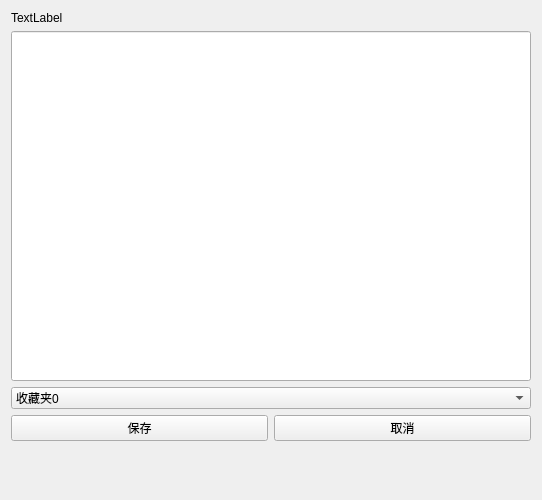
<?xml version="1.0" encoding="UTF-8"?>
<ui version="4.0">
 <class>FavoriteInfo</class>
 <widget class="QWidget" name="FavoriteInfo">
  <property name="geometry">
   <rect>
    <x>0</x>
    <y>0</y>
    <width>542</width>
    <height>500</height>
   </rect>
  </property>
  <property name="minimumSize">
   <size>
    <width>400</width>
    <height>500</height>
   </size>
  </property>
  <property name="windowTitle">
   <string>Form</string>
  </property>
  <layout class="QGridLayout" name="gridLayout_2">
   <item row="5" column="0">
    <spacer name="verticalSpacer">
     <property name="orientation">
      <enum>Qt::Vertical</enum>
     </property>
     <property name="sizeHint" stdset="0">
      <size>
       <width>20</width>
       <height>40</height>
      </size>
     </property>
    </spacer>
   </item>
   <item row="2" column="0">
    <widget class="QComboBox" name="comboBox">
     <item>
      <property name="text">
       <string>收藏夹0</string>
      </property>
     </item>
     <item>
      <property name="text">
       <string>收藏夹1</string>
      </property>
     </item>
     <item>
      <property name="text">
       <string>收藏夹2</string>
      </property>
     </item>
     <item>
      <property name="text">
       <string>收藏夹3</string>
      </property>
     </item>
     <item>
      <property name="text">
       <string>收藏夹4</string>
      </property>
     </item>
     <item>
      <property name="text">
       <string>收藏夹5</string>
      </property>
     </item>
     <item>
      <property name="text">
       <string>收藏夹6</string>
      </property>
     </item>
     <item>
      <property name="text">
       <string>收藏夹7</string>
      </property>
     </item>
     <item>
      <property name="text">
       <string>收藏夹8</string>
      </property>
     </item>
     <item>
      <property name="text">
       <string>收藏夹9</string>
      </property>
     </item>
    </widget>
   </item>
   <item row="1" column="0">
    <widget class="QLineEdit" name="lineEdit">
     <property name="sizePolicy">
      <sizepolicy hsizetype="Expanding" vsizetype="Expanding">
       <horstretch>0</horstretch>
       <verstretch>0</verstretch>
      </sizepolicy>
     </property>
     <property name="minimumSize">
      <size>
       <width>0</width>
       <height>350</height>
      </size>
     </property>
    </widget>
   </item>
   <item row="0" column="0">
    <widget class="QLabel" name="nameLabel">
     <property name="text">
      <string>TextLabel</string>
     </property>
    </widget>
   </item>
   <item row="4" column="0">
    <layout class="QHBoxLayout" name="horizontalLayout">
     <item>
      <widget class="QPushButton" name="pushButton">
       <property name="text">
        <string>保存</string>
       </property>
      </widget>
     </item>
     <item>
      <widget class="QPushButton" name="pushButton_2">
       <property name="text">
        <string>取消</string>
       </property>
      </widget>
     </item>
    </layout>
   </item>
  </layout>
 </widget>
 <resources/>
 <connections>
  <connection>
   <sender>pushButton</sender>
   <signal>clicked()</signal>
   <receiver>FavoriteInfo</receiver>
   <slot>SaveFavorite()</slot>
   <hints>
    <hint type="sourcelabel">
     <x>292</x>
     <y>272</y>
    </hint>
    <hint type="destinationlabel">
     <x>635</x>
     <y>277</y>
    </hint>
   </hints>
  </connection>
 </connections>
 <slots>
  <slot>SaveFavorite()</slot>
 </slots>
</ui>
